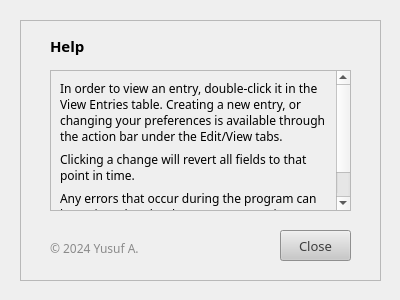
<?xml version="1.0" encoding="UTF-8"?>
<ui version="4.0">
 <class>Form</class>
 <widget class="QWidget" name="Form">
  <property name="geometry">
   <rect>
    <x>0</x>
    <y>0</y>
    <width>400</width>
    <height>300</height>
   </rect>
  </property>
  <property name="minimumSize">
   <size>
    <width>400</width>
    <height>300</height>
   </size>
  </property>
  <property name="maximumSize">
   <size>
    <width>400</width>
    <height>300</height>
   </size>
  </property>
  <property name="windowTitle">
   <string>Help</string>
  </property>
  <widget class="QFrame" name="frame">
   <property name="geometry">
    <rect>
     <x>20</x>
     <y>20</y>
     <width>361</width>
     <height>261</height>
    </rect>
   </property>
   <property name="frameShape">
    <enum>QFrame::StyledPanel</enum>
   </property>
   <property name="frameShadow">
    <enum>QFrame::Raised</enum>
   </property>
   <widget class="QLabel" name="label_3">
    <property name="geometry">
     <rect>
      <x>30</x>
      <y>220</y>
      <width>101</width>
      <height>16</height>
     </rect>
    </property>
    <property name="font">
     <font>
      <family>CMU Sans Serif</family>
      <weight>50</weight>
      <bold>false</bold>
     </font>
    </property>
    <property name="styleSheet">
     <string notr="true">color: #8a8a8a;</string>
    </property>
    <property name="text">
     <string>© 2024 Yusuf A.</string>
    </property>
    <property name="alignment">
     <set>Qt::AlignLeading|Qt::AlignLeft|Qt::AlignTop</set>
    </property>
    <property name="wordWrap">
     <bool>true</bool>
    </property>
   </widget>
   <widget class="QPushButton" name="btn_close">
    <property name="enabled">
     <bool>true</bool>
    </property>
    <property name="geometry">
     <rect>
      <x>260</x>
      <y>210</y>
      <width>71</width>
      <height>31</height>
     </rect>
    </property>
    <property name="font">
     <font>
      <family>CMU Sans Serif</family>
      <pointsize>10</pointsize>
      <weight>50</weight>
      <bold>false</bold>
     </font>
    </property>
    <property name="styleSheet">
     <string notr="true">background-color: rgb(200, 200, 200);
color: #3d3d3d;</string>
    </property>
    <property name="text">
     <string>Close</string>
    </property>
    <property name="default">
     <bool>false</bool>
    </property>
    <property name="flat">
     <bool>false</bool>
    </property>
   </widget>
   <widget class="QLabel" name="label_11">
    <property name="geometry">
     <rect>
      <x>30</x>
      <y>10</y>
      <width>191</width>
      <height>31</height>
     </rect>
    </property>
    <property name="font">
     <font>
      <family>CMU Sans Serif</family>
      <pointsize>11</pointsize>
      <weight>75</weight>
      <bold>true</bold>
     </font>
    </property>
    <property name="text">
     <string>Help</string>
    </property>
   </widget>
   <widget class="QScrollArea" name="scrollArea">
    <property name="geometry">
     <rect>
      <x>30</x>
      <y>50</y>
      <width>301</width>
      <height>141</height>
     </rect>
    </property>
    <property name="widgetResizable">
     <bool>true</bool>
    </property>
    <widget class="QWidget" name="scrollAreaWidgetContents">
     <property name="geometry">
      <rect>
       <x>0</x>
       <y>-29</y>
       <width>285</width>
       <height>168</height>
      </rect>
     </property>
     <layout class="QVBoxLayout" name="verticalLayout">
      <item>
       <widget class="QLabel" name="label_5">
        <property name="font">
         <font>
          <family>CMU Sans Serif</family>
          <weight>50</weight>
          <bold>false</bold>
         </font>
        </property>
        <property name="text">
         <string>In order to view an entry, double-click it in the View Entries table. Creating a new entry, or changing your preferences is available through the action bar under the Edit/View tabs.</string>
        </property>
        <property name="alignment">
         <set>Qt::AlignLeading|Qt::AlignLeft|Qt::AlignTop</set>
        </property>
        <property name="wordWrap">
         <bool>true</bool>
        </property>
       </widget>
      </item>
      <item>
       <widget class="QLabel" name="label_6">
        <property name="font">
         <font>
          <family>CMU Sans Serif</family>
          <weight>50</weight>
          <bold>false</bold>
         </font>
        </property>
        <property name="text">
         <string>Clicking a change will revert all fields to that point in time.</string>
        </property>
        <property name="alignment">
         <set>Qt::AlignLeading|Qt::AlignLeft|Qt::AlignTop</set>
        </property>
        <property name="wordWrap">
         <bool>true</bool>
        </property>
       </widget>
      </item>
      <item>
       <widget class="QLabel" name="label_2">
        <property name="font">
         <font>
          <family>CMU Sans Serif</family>
          <weight>50</weight>
          <bold>false</bold>
         </font>
        </property>
        <property name="text">
         <string>Any errors that occur during the program can be reviewed under the Error Logs section under the View action.</string>
        </property>
        <property name="alignment">
         <set>Qt::AlignLeading|Qt::AlignLeft|Qt::AlignTop</set>
        </property>
        <property name="wordWrap">
         <bool>true</bool>
        </property>
       </widget>
      </item>
     </layout>
    </widget>
   </widget>
  </widget>
 </widget>
 <resources/>
 <connections/>
</ui>
